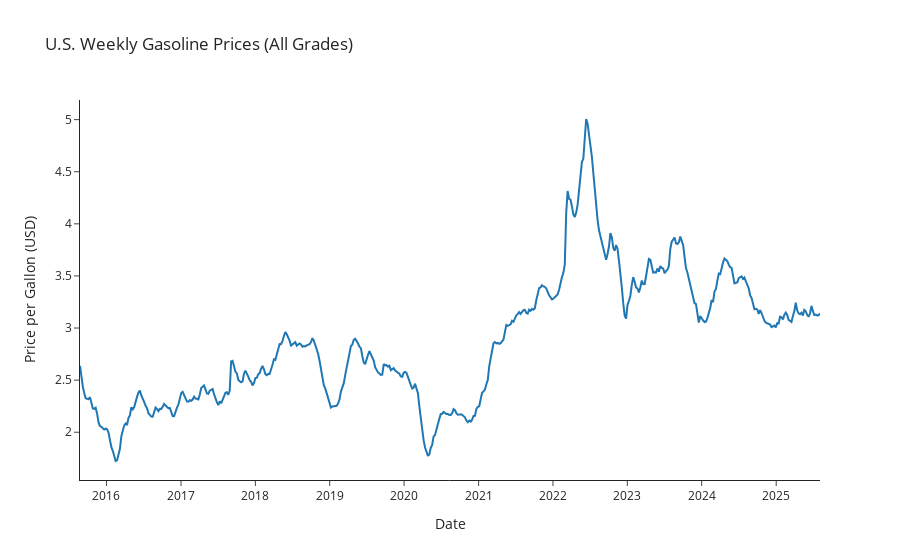

The code cell stored with this chart in its notebook:
### Code cell
fig = px.line(
    df_gas,
    x="date",
    y="gas_price",
    title="U.S. Weekly Gasoline Prices (All Grades)",
    labels={"date": "Date", "gas_price": "Price per Gallon (USD)"},
    template="simple_white"
)

fig.show()

### Figure 1 — Plotly figure (JSON) as saved in the notebook; plotly's stock layout.template omitted (floating-point values rounded to 4 significant figures; data arrays with more than 128 entries replaced by an {"elided": "..."} marker saying what was removed)
{"data": [{"hovertemplate": "Date=%{x}<br>Price per Gallon (USD)=%{y}<extra></extra>", "legendgroup": "", "line": {"color": "#1F77B4", "dash": "solid"}, "marker": {"symbol": "circle"}, "mode": "lines", "name": "", "orientation": "v", "showlegend": false, "type": "scatter", "x": {"elided": "520 str values"}, "xaxis": "x", "y": {"elided": "520 float values"}, "yaxis": "y"}], "layout": {"autosize": true, "legend": {"tracegroupgap": 0}, "title": {"text": "U.S. Weekly Gasoline Prices (All Grades)"}, "xaxis": {"anchor": "y", "autorange": true, "domain": [0, 1], "range": ["2015-08-24", "2025-08-04"], "title": {"text": "Date"}, "type": "date"}, "yaxis": {"anchor": "x", "autorange": true, "domain": [0, 1], "range": [1.542, 5.188], "title": {"text": "Price per Gallon (USD)"}, "type": "linear"}}}
